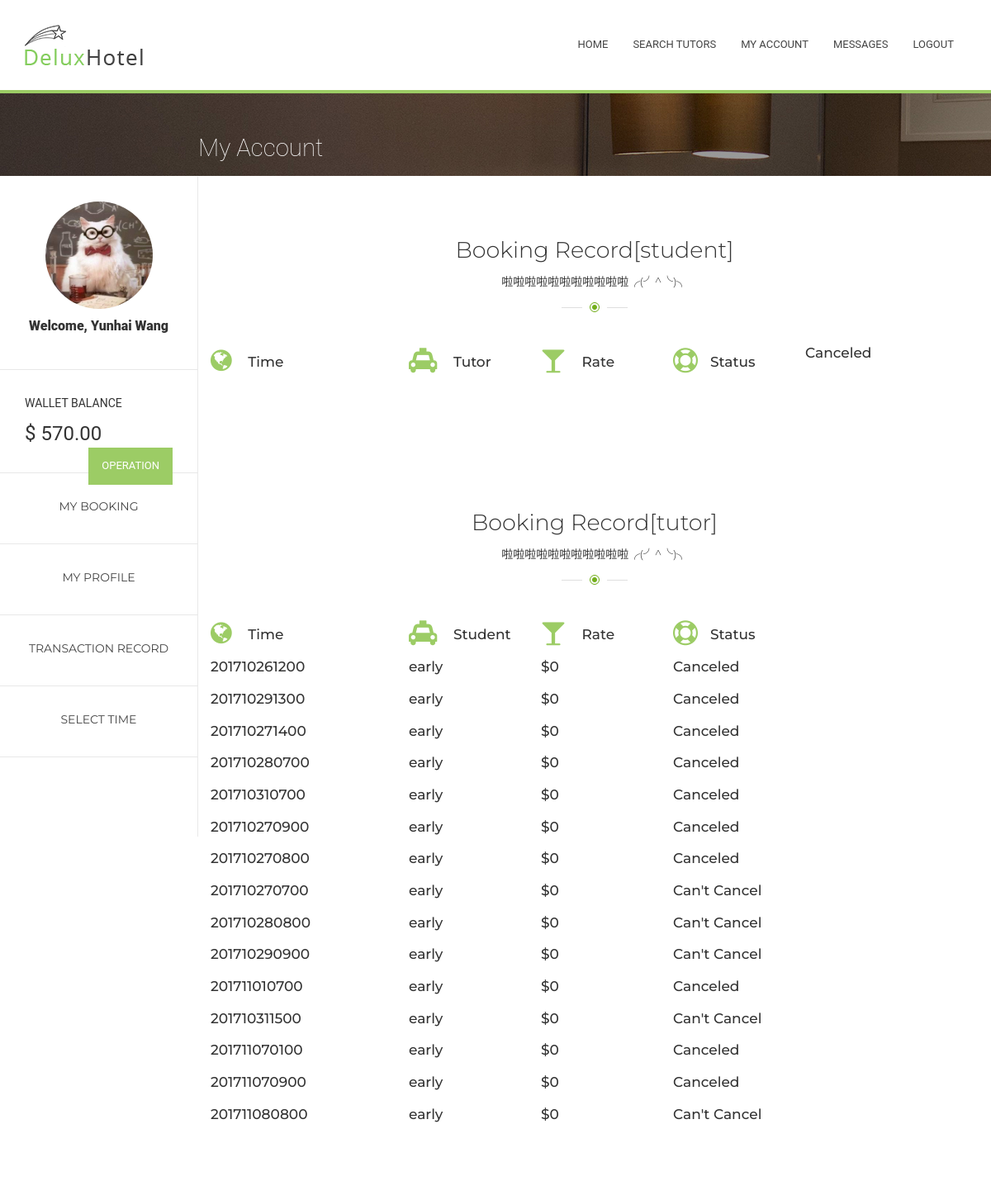
/Tutorial/1/myAccount/mybooking/ (signed in), run on the app's committed database.
### Tutorial/models.py (models this page shows, shortened)
class MyUser(models.Model):
    user = models.ForeignKey(User, on_delete = models.CASCADE )
    wallet = models.ForeignKey(Wallet, on_delete = models.CASCADE)
    profile_content = models.CharField(max_length=2000, default="")
    phone = models.IntegerField(null = True)
    image = models.ImageField(upload_to='profile_image', blank=True)

class Wallet(models.Model):
    balance = models.DecimalField(max_digits=10, decimal_places=2, default=0.0)

class TutorialSession(models.Model):
    starttime = models.CharField(max_length=12)  # yyyymmddhhmm
    status = models.IntegerField()
    tutor = models.ForeignKey(Tutor, on_delete=models.CASCADE)
    student =  models.ForeignKey(Student, on_delete=models.CASCADE)
    price = models.IntegerField(default=0) #TODO: notice that this price does not include commission fee
    score = models.DecimalField(max_digits=2, decimal_places=1, default=-1)  # TODO: if unevaluated, will use score = -1
    comment = models.CharField(max_length=200, default="")

class Student(models.Model):
    myuser = models.ForeignKey(MyUser, on_delete=models.CASCADE,null=True)
    def __str__(self):
        if self.myuser is None:
            return "null"
        else:
            return self.myuser.user.username

### Tutorial/views.py (the view)
# urls.py: url(r'^(?P<myuser_id>[0-9]+)/myAccount/mybooking/$', views.mybooking, name='mybooking'),
def mybooking(request, myuser_id):
    if not request.user.is_authenticated(): #visitor or client
        return render(request, 'home.html')
    if not MyUser.objects.filter(user=request.user):
        HttpResponseRedirect('/Tutorial/admin/')
    myuser = MyUser.objects.get(user=request.user) #myuser = get_object_or_404(MyUser, pk=myuser_id)
    mystudent = Student.objects.filter(myuser=myuser)
    mytutor = Tutor.objects.get(myuser=myuser)
    isstudent = "0"
    istutor = "0"
    if mystudent:
        mystudent = Student.objects.get(myuser = myuser)
        booking = TutorialSession.objects.filter(student=mystudent)
        isstudent = "1"
    else:
        booking= ""
    if mytutor:
        mytutor = Tutor.objects.get(myuser=myuser)
        booked = TutorialSession.objects.filter(tutor=mytutor)
        istutor = "1"
        return render(request, 'myaccount/mybooking.html',{'user': myuser, 'session_list': booking, "booked_list": booked, 'isstudent': isstudent,'istutor': istutor, 'tutor': mytutor})
    else:
        booked=""
    return render(request, 'myaccount/mybooking.html', {'user': myuser , 'session_list': booking, "booked_list": booked, 'isstudent': isstudent, 'istutor': istutor })

### Tutorial/models.py (called while the page is built)
    def __str__(self):
        if self.myuser is None:
            return "null"
        else:
            return self.myuser.user.username

### Tutorial/templates/myaccount/mybooking.html (shortened to what this page needs)
{% extends "myaccount/myaccount.html" %}
{% block right %}
<div id="content">
    {% if isstudent != "" %}
    <section class="section">
      <div class="container">
        <div class="title-main"><h2 class="h2">Booking Record[student]<span class="title-secondary">啦啦啦啦啦啦啦啦啦啦啦╭(╯^╰)╮</span></h2></div>
         <div class="row">
          <div class="col-lg-3 col-md-4 col-sm-6">
            <h3 class="service_title"><i class="fa fa-globe"></i> Time</h3>
          </div>
          <div class="col-lg-2 col-md-4 col-sm-6">
            <h3 class="service_title"><i class="fa fa-taxi"></i> Tutor</h3>
          </div>
          <div class="col-lg-2 col-md-4 col-sm-6">
            <h3 class="service_title"><i class="fa fa-glass"></i> Rate</h3>
          </div>
          <div class="col-lg-2 col-md-4 col-sm-6">
            <h3 class="service_title"><i class="fa fa-life-ring"></i>Status </h3>
          </div>
          <div class="col-lg-2 col-md-4 col-sm-6">
            <h3 class="service_title"></i> Canceled</h3>
          </div>
        </div>
      </div>
    </section>
    {% endif %}
    {% if istutor == "1" %}
    <section class="section">
      <div class="container">
        <div class="title-main"><h2 class="h2">Booking Record[tutor]<span class="title-secondary">啦啦啦啦啦啦啦啦啦啦啦╭(╯^╰)╮</span></h2></div>
        <div class="row">
          <div class="col-lg-3 col-md-4 col-sm-6">
            <h3 class="service_title"><i class="fa fa-globe"></i> Time</h3>
          </div>
          <div class="col-lg-2 col-md-4 col-sm-6">
            <h3 class="service_title"><i class="fa fa-taxi"></i> Student</h3>
          </div>
          <div class="col-lg-2 col-md-4 col-sm-6">
            <h3 class="service_title"><i class="fa fa-glass"></i> Rate</h3>
          </div>
          <div class="col-lg-2 col-md-4 col-sm-6">
            <h3 class="service_title"><i class="fa fa-life-ring"></i>Status </h3>
          </div>
        </div>
          {% if booked_list != "" %}
          {% for session in  booked_list %}
               <div class="row">
          <div class="col-lg-3 col-md-4 col-sm-6">
            <h3 class="service_title">{{ session.starttime }}</h3>
          </div>
          <div class="col-lg-2 col-md-4 col-sm-6">
            <h3 class="service_title"> {{ session.student }}</h3>
          </div>
          <div class="col-lg-2 col-md-4 col-sm-6">
            <h3 class="service_title"> ${{ session.price }}</h3>
          </div>
        </div>
          {% endfor %}
          {% endif %}
      </div>
    </section>
    {% endif %}
{% endblock %}

### Tutorial/templates/myaccount/myaccount.html (shortened to what this page needs)
{% extends "Menu.html" %}
{% block content %}
<section class="breadcrumbs" style="background-image: url(/static/bootstrap/images/breadcrumbs/best-room.jpg)">
    <div class="right">
    <div class="row">
          <div class="col-md-6">
            <h1 class="h1">My Account</h1>
          </div>
        </div>
    </div>
        </section>
    <div class="left">
             <div class="avater" style="text-align : center;">
                    <img src="/static/bootstrap/images/best-rooms/1.jpg" style="width : 130px; height: 130px; border-radius: 130px; ">
                    <div class="small">Welcome, {{user.user.first_name}} {{user.user.last_name}}</div>
                 </div>
              <div class="avater" >
                  <div style="margin-bottom : 10px;">WALLET BALANCE</div>
                  <div style="font-size: 18pt; font-weight: 400; margin-top: 5px; margin-bottom: 0;">$ {{user.wallet.balance}}
                   <a href="{% url 'Tutorial:mywallet' user.id %}" class="moneyButton" ><div class ="btn btn-default">OPERATION</div></a>
                </div>
              </div>
              <a href="{% url 'Tutorial:mybooking' user.id %}"><div class="navbox">
                <div class="best-tutor_t">MY BOOKING</div>
                </div></a>
            <a href="{% url 'Tutorial:myprofile' user.id %}">
              <div class="navbox" >
                <div class="best-tutor_t">MY PROFILE</div>
                </div>
                </a>
            <a href="{% url 'Tutorial:mytransaction' user.id %}">
                <div class="navbox" >
                    <div class="best-tutor_t">TRANSACTION RECORD</div>
                </div>
            </a>
            {% if tutor %}
            <a href="{% url 'Tutorial:tutorTimeslot' user.id tutor.id %}" id="fortutoronly" >
                <div class="navbox" >
                    <div class="best-tutor_t">SELECT TIME</div>
                </div>
            </a>
            {% endif %}
     </div>
        <div class="right">
{% block right %}{% endblock%}
        </div>
{% endblock %}

### data on the page
MyUser: user.first_name "Yunhai", user.last_name "Wang", wallet.balance "570.00"
TutorialSession: starttime "201710261200", student "early", price "0"
TutorialSession: starttime "201710291300", student "early", price "0"
TutorialSession: starttime "201710271400", student "early", price "0"
TutorialSession: starttime "201710280700", student "early", price "0"
TutorialSession: starttime "201710310700", student "early", price "0"
TutorialSession: starttime "201710270900", student "early", price "0"
TutorialSession: starttime "201710270800", student "early", price "0"
TutorialSession: starttime "201710270700", student "early", price "0"
TutorialSession: starttime "201710280800", student "early", price "0"
TutorialSession: starttime "201710290900", student "early", price "0"
TutorialSession: starttime "201711010700", student "early", price "0"
TutorialSession: starttime "201710311500", student "early", price "0"
TutorialSession: starttime "201711070100", student "early", price "0"
TutorialSession: starttime "201711070900", student "early", price "0"
TutorialSession: starttime "201711080800", student "early", price "0"
